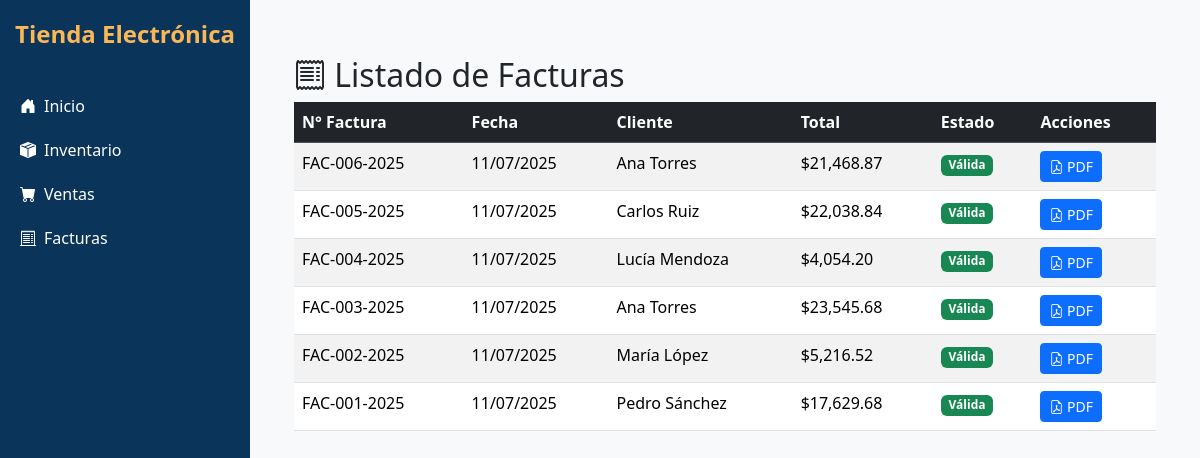
Screenshot of /public/facturas/index.php with the database file from the repository.
### tables this page shows
CREATE TABLE `facturacion`  (
  `id_factura` int(11) NOT NULL AUTO_INCREMENT,
  `id_venta` int(11) NOT NULL,
  `numero_factura` varchar(20) NOT NULL,
  `fecha_emision` timestamp(0) NOT NULL DEFAULT current_timestamp,
  `subtotal` decimal(10, 2) NOT NULL,
  `impuestos` decimal(10, 2) NOT NULL,
  `total` decimal(10, 2) NOT NULL,
  `estado` tinyint(1) NULL DEFAULT NULL,
  PRIMARY KEY (`id_factura`) USING BTREE,
  UNIQUE INDEX `numero_factura`(`numero_factura`) USING BTREE,
  INDEX `id_venta`(`id_venta`) USING BTREE,
  CONSTRAINT `facturacion_ibfk_1` FOREIGN KEY (`id_venta`) REFERENCES `ventas` (`id_venta`) ON DELETE RESTRICT ON UPDATE RESTRICT
);

CREATE TABLE `clientes`  (
  `id_cliente` int(11) NOT NULL AUTO_INCREMENT,
  `nombre` varchar(100) NOT NULL,
  `direccion` varchar(200) NULL DEFAULT NULL,
  `telefono` varchar(20) NULL DEFAULT NULL,
  `email` varchar(100) NULL DEFAULT NULL,
  `fecha_registro` timestamp(0) NOT NULL DEFAULT current_timestamp,
  `estado` tinyint(1) NULL DEFAULT NULL,
  PRIMARY KEY (`id_cliente`) USING BTREE
);

CREATE TABLE `ventas`  (
  `id_venta` int(11) NOT NULL AUTO_INCREMENT,
  `id_cliente` int(11) NOT NULL,
  `fecha_venta` timestamp(0) NOT NULL DEFAULT current_timestamp,
  `estado` tinyint(1) NULL DEFAULT NULL,
  `subtotal` decimal(10, 2) NOT NULL DEFAULT 0.00,
  `impuestos` decimal(10, 2) NOT NULL DEFAULT 0.00,
  `total` decimal(10, 2) NOT NULL DEFAULT 0.00,
  `monto_recibido` decimal(10, 2) NULL DEFAULT NULL,
  `cambio` decimal(10, 2) NULL DEFAULT NULL,
  PRIMARY KEY (`id_venta`) USING BTREE,
  INDEX `id_cliente`(`id_cliente`) USING BTREE,
  CONSTRAINT `ventas_ibfk_1` FOREIGN KEY (`id_cliente`) REFERENCES `clientes` (`id_cliente`) ON DELETE RESTRICT ON UPDATE RESTRICT
);

### controllers/FacturaController.php (called while the page is built, shortened)
<?php
try {
class FacturaController {
    private $modelFactura;
    public function __construct() {
        $this->modelFactura = new Factura();
    }
    public function index() {
        $facturas = $this->modelFactura->obtenerTodasConDetalles();
        require_once VIEWS_PATH . '/facturas/index.php';
    }
}
} catch (Exception $e) {
    die("Error en FacturaController: " . $e->getMessage());
}
?>

### models/BaseModel.php (called while the page is built, shortened)
<?php
require_once ROOT_PATH . '/config/database.php';
abstract class BaseModel {
    public function __construct() {
        $database = new Database();
        $this->db = $database->connect();
    }
}
?>

### config/database.php (called while the page is built, shortened)
<?php
class Database {
    private $host;
    private $db_name;
    private $username;
    private $password;
    public function __construct() {
        $this->host = getenv('DB_HOST') ?: 'localhost';
        $this->db_name = getenv('DB_NAME') ?: 'crud_ventas';
        $this->username = getenv('DB_USER') ?: 'root';
        $this->password = getenv('DB_PASSWORD') ?: '';
    }
    public function connect() {
        $this->conn = null;
        try {
            $this->conn = new PDO(
                'mysql:host=' . $this->host . ';dbname=' . $this->db_name,
                $this->username,
                $this->password
            );
            $this->conn->setAttribute(PDO::ATTR_ERRMODE, PDO::ERRMODE_EXCEPTION);
            $this->conn->exec("SET NAMES 'utf8'");
        } catch(PDOException $e) {
            error_log('Error de conexión: ' . $e->getMessage());
            die('Error al conectar con la base de datos');
        }
        return $this->conn;
    }
}
?>

### models/Factura.php (called while the page is built, shortened)
<?php
class Factura extends BaseModel {
    public function obtenerTodasConDetalles() {
        $query = "SELECT f.*, v.total, v.fecha_venta, c.nombre as nombre_cliente
                  FROM facturacion f
                  JOIN ventas v ON f.id_venta = v.id_venta
                  LEFT JOIN clientes c ON v.id_cliente = c.id_cliente
                  ORDER BY f.id_factura DESC";
        $stmt = $this->db->prepare($query);
        $stmt->execute();
        return $stmt->fetchAll(PDO::FETCH_ASSOC);
    }
}
?>

### views/facturas/index.php (the view, shortened to what this page needs)
<?php include '../../includes/header.php'; ?>
<div class="container mt-4">
    <h2><i class="bi bi-receipt"></i> Listado de Facturas</h2>
    <div class="table-responsive">
        <table class="table table-striped table-hover">
            <thead class="table-dark">
                <tr>
                    <th>N° Factura</th>
                    <th>Fecha</th>
                    <th>Cliente</th>
                    <th>Total</th>
                    <th>Estado</th>
                    <th>Acciones</th>
                </tr>
            </thead>
            <tbody>
                <?php if(isset($facturas) && is_array($facturas)): ?>
                    <?php foreach($facturas as $factura): ?>
                    <tr>
                        <td><?= htmlspecialchars($factura['numero_factura']) ?></td>
                        <td><?= date('d/m/Y', strtotime($factura['fecha_emision'])) ?></td>
                        <td><?= htmlspecialchars($factura['nombre_cliente'] ?? 'Consumidor Final') ?></td>
                        <td>$<?= number_format($factura['total'], 2) ?></td>
                        <td>
                            <span class="badge bg-<?= $factura['estado'] ? 'success' : 'danger' ?>">
                                <?= $factura['estado'] ? 'Válida' : 'Anulada' ?>
                            </span>
                        </td>
                        <td>
                            <a href="<?= FACTURAS_URL ?>?action=generar_pdf&id=<?= $factura['id_venta'] ?>"
                               class="btn btn-sm btn-primary" target="_blank">
                                <i class="bi bi-file-earmark-pdf"></i> PDF
                            </a>
                        </td>
                    </tr>
                    <?php endforeach; ?>
                <?php else: ?>
                    <tr>
                        <td colspan="6" class="text-center">No hay facturas disponibles</td>
                    </tr>
                <?php endif; ?>
            </tbody>
        </table>
    </div>
</div>
<?php include '../../includes/footer.php'; ?>

### public/assets/css/sidebar.css (style rules this page uses)
body { display: flex; }

### rows the page displays
facturacion: numero_factura "FAC-006-2025", fecha_emision "11/07/2025", clientes.nombre "Ana Torres", id_venta.total "21,468.87", estado "Válida"
facturacion: numero_factura "FAC-005-2025", fecha_emision "11/07/2025", clientes.nombre "Carlos Ruiz", id_venta.total "22,038.84", estado "Válida"
facturacion: numero_factura "FAC-004-2025", fecha_emision "11/07/2025", clientes.nombre "Lucía Mendoza", id_venta.total "4,054.20", estado "Válida"
facturacion: numero_factura "FAC-003-2025", fecha_emision "11/07/2025", clientes.nombre "Ana Torres", id_venta.total "23,545.68", estado "Válida"
facturacion: numero_factura "FAC-002-2025", fecha_emision "11/07/2025", clientes.nombre "María López", id_venta.total "5,216.52", estado "Válida"
facturacion: numero_factura "FAC-001-2025", fecha_emision "11/07/2025", clientes.nombre "Pedro Sánchez", id_venta.total "17,629.68", estado "Válida"
